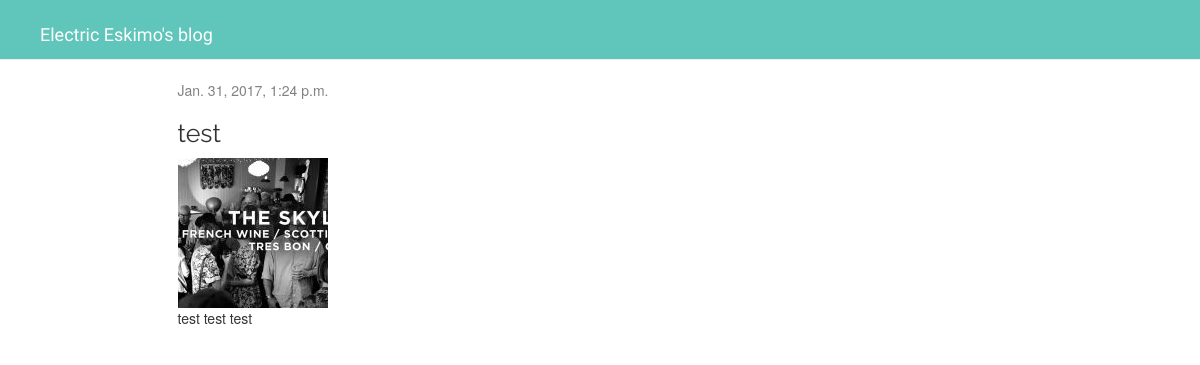
Page /post/2/ on the earlier database version.
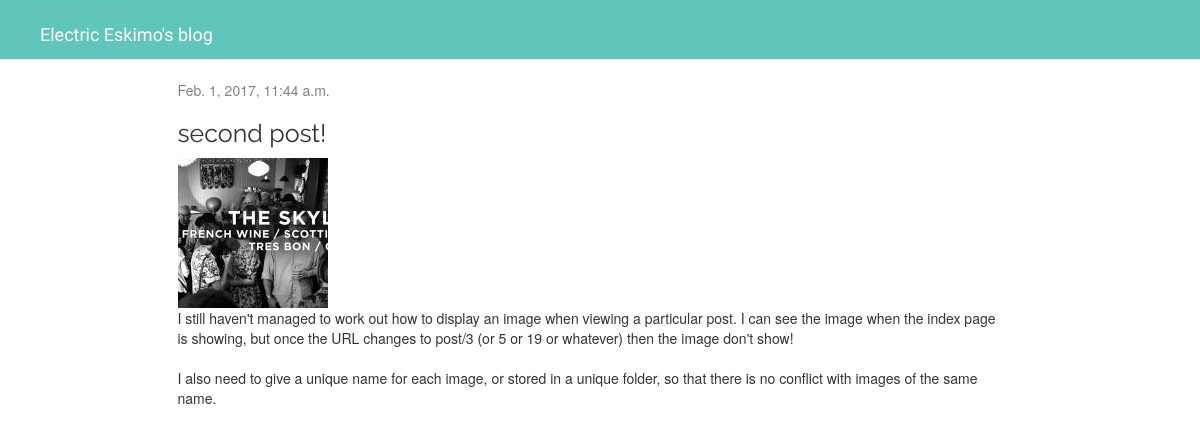
Same page on the later database version.
### blog/models.py (models this page shows, shortened)
class Post(models.Model):
    author = models.ForeignKey('auth.User')
    title = models.CharField(max_length=200)
    text = models.TextField()
    image = models.ImageField(upload_to="static/blog/images/", blank=True)
    created_date = models.DateTimeField(
            default=timezone.now)
    published_date = models.DateTimeField(
            blank=True, null=True)

### blog/views.py (the view)
# urls.py: url(r'^post/(?P<pk>\d+)/$', views.post_detail, name='post_detail'),
def post_detail(request, pk):
    post = get_object_or_404(Post, pk=pk)
    return render(request, 'blog/post_detail.html', {'post': post})

### blog/templates/blog/post_detail.html (shortened to what this page needs)
{% extends 'blog/base.html' %}
{% block content %}
    <div class="single-post">
        {% if post.published_date %}
            <div class="date">
                {{ post.published_date }}
            </div>
        {% endif %}
        <h1 class='detail-title'>{{ post.title }}</h1>
        <img src="../../{{post.image }}">
        <p>{{ post.text|linebreaksbr }}</p>
    </div>
{% endblock %}

Differences in the rows shown:
changed Post: published_date "Jan. 31, 2017, 1:24 p.m." → "Feb. 1, 2017, 11:44 a.m."; title "test" → "second post!"; text "test test test" → "I still haven't managed to work out how to display an image when viewing a particular post. I can see the image when the index page is showing, but once the URL changes to post/3 (or 5 or 19 or whatever) then the image don't show! I also need to give a unique name for each image, or stored in a unique folder, so that there is no conflict with images of the same name."
